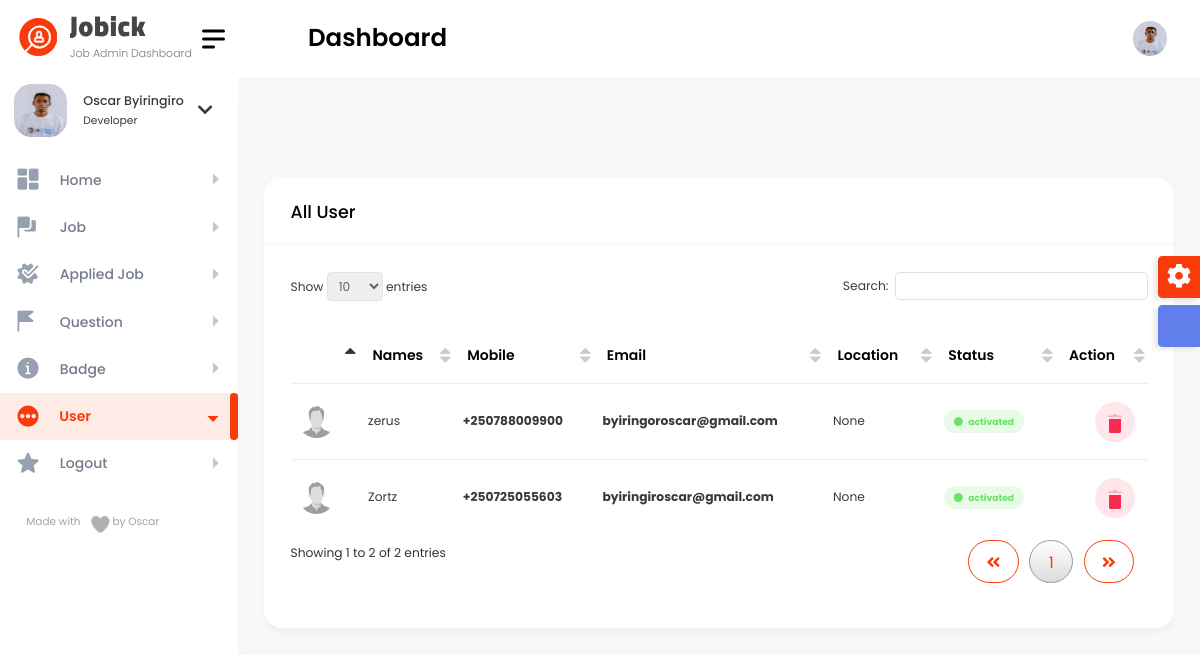
The page /super_admin/all_user_super/ (signed in) on the database as committed earlier.
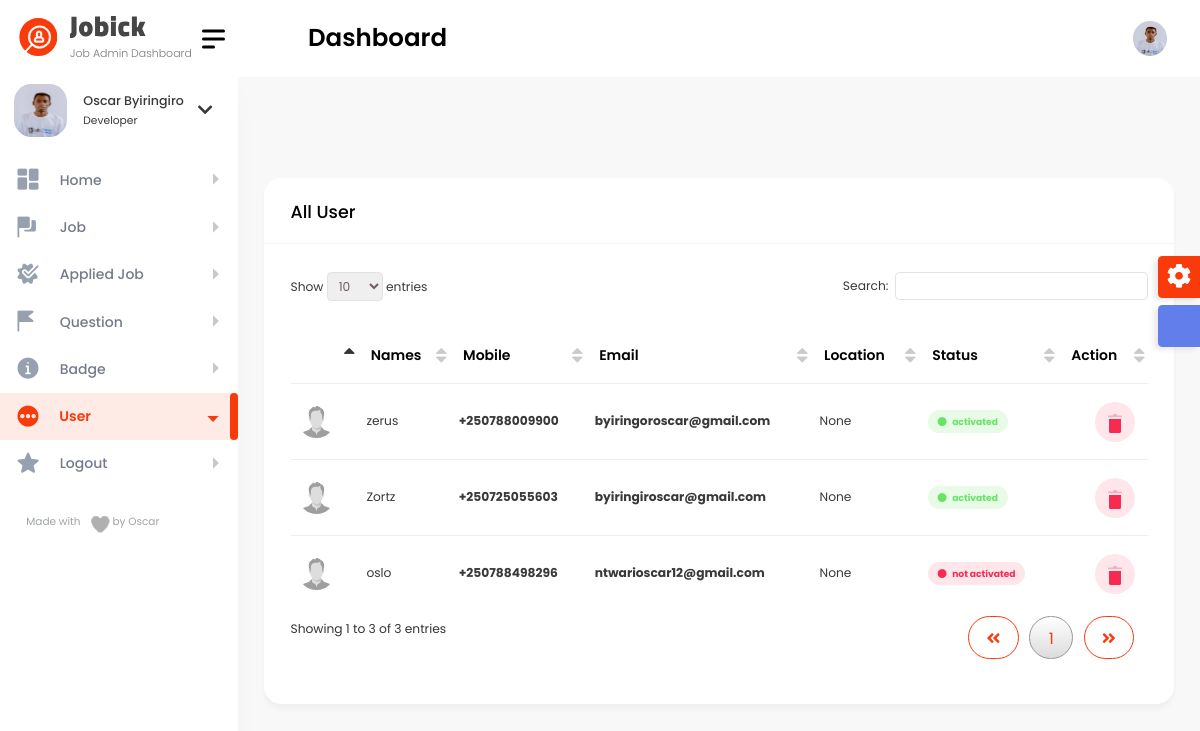
The same page on the database as committed later.
### authentication/models.py (models this page shows, shortened)
class User(AbstractBaseUser):
    full_name = models.CharField(max_length=255, null=False)
    email = models.EmailField(
        verbose_name='email address',
        max_length=255,
        unique=True,
    )
    phone_number = PhoneNumberField(unique=True)
    is_verified = models.BooleanField(default=False)
    is_two_f_enable = models.BooleanField(default=False)
    is_active = models.BooleanField(default=True)
    staff = models.BooleanField(default=False)
    admin = models.BooleanField(default=False)
    USERNAME_FIELD = 'email'
    REQUIRED_FIELDS = ['full_name', 'phone_number']
    objects = UserManager()
    class Meta:
        app_label = 'authentication'
    @property
    def get_profile_image(self):
        image = self.profile.user_image.url
        return image
    @property
    def get_profile_location(self):
        location = self.profile.location
        return location

class Profile(models.Model):
    user = models.OneToOneField(User, on_delete=models.CASCADE)
    user_image = models.ImageField(upload_to='images/', default='profile.png', null=True, blank=True)
    location = models.CharField(max_length=100, null=True, blank=True)
    about_me = models.TextField(null=True, blank=True)
    github_link = models.URLField(default='https://github.com/', null=True, blank=True)
    website_link = models.URLField(default='https://www.google.com/', null=True, blank=True)
    backend_development = models.PositiveIntegerField(null=True, blank=True)
    frontend_development = models.PositiveIntegerField(null=True, blank=True)
    hardware = models.PositiveIntegerField(null=True, blank=True)
    uiandux = models.PositiveIntegerField(null=True, blank=True)
    artificial_intelligence = models.PositiveIntegerField(null=True, blank=True)
    badge = models.BooleanField(default=False)
    date_created = models.DateField(default=now)

### super_admin/decorators.py (the view)
    def wrapper_func(request, *args, **kwargs):
        if not request.user.is_authenticated:
            return redirect('super_login')
        if not request.user.admin:
            return redirect('super_login')
        else:
            return view_func(request, *args, **kwargs)

### super_admin/views.py (called while the page is built)
@is_admin_user
def all_user_super(request):
    all_user = User.objects.all()
    context = {
        'all_user': all_user
    }
    return render(request, 'all_user_super.html', context)

### super_admin/templates/all_user_super.html (shortened to what this page needs)
{% include 'super_admin/base.html' %}
{% load static %}
{% block content %}
        <div class="content-body">
            <div class="container-fluid">
                <div class="row">
                    <div class="col-12">
                        <div class="card">
                            <div class="card-header">
                                <h4 class="card-title">All User</h4>
                            </div>
                            <div class="card-body">
                                <div class="table-responsive">
                                    <table id="example3" class="display" style="min-width: 845px">
                                        <thead>
                                            <tr>
                                                <th></th>
                                                <th>Names</th>
                                                <th>Mobile</th>
                                                <th>Email</th>
                                                <th>Location</th>
                                                <th>Status</th>
                                                <th>Action</th>
                                            </tr>
                                        </thead>
                                        <tbody>
                                        {% for all_user in all_user %}
                                            {% if not all_user.admin %}
                                            <tr>
                                                <td><img class="rounded-circle" width="35" src="{{ all_user.get_profile_image }}" alt=""></td>
                                                <td>{{ all_user.full_name }}</td>
                                                <td><a href="javascript:void(0);"><strong>{{ all_user.phone_number }}</strong></a></td>
                                                <td><a href="javascript:void(0);"><strong>{{ all_user.email }}</strong></a></td>
                                                <td>{{ all_user.get_profile_location }}</td>
                                                <td>
                                                    {% if all_user.is_verified %}
                                                        <span class="badge light badge-success">
														<i class="fa fa-circle text-success me-1"></i>
														activated
													</span>
                                                        {% else %}
                                                        <span class="badge light badge-danger">
														<i class="fa fa-circle text-danger me-1"></i>
														not activated
													</span>
                                                    {% endif %}
												</td>
                                                <td>
													<div class="action-buttons d-flex justify-content-end">
												<a href="" class="btn btn-danger light">
												</a>
											</div>
												</td>
                                            </tr>
                                            {% endif %}
                                        {% endfor %}
                                        </tbody>
                                    </table>
                                </div>
                            </div>
                        </div>
                    </div>
				</div>
            </div>
        </div>
{% endblock %}

Rows that differ between the two databases and show on the page:
added User: get_profile_image (placeholder picture), full_name "oslo", phone_number "+250788498296", email "ntwarioscar12@gmail.com", get_profile_location "None", is_verified False (drawn)
Other text that changed with them:
text written by a page script: "Show entries Search: Showing 1 to 2 of 2 entries 1" → "Show entries Search: Showing 1 to 3 of 3 entries 1"
